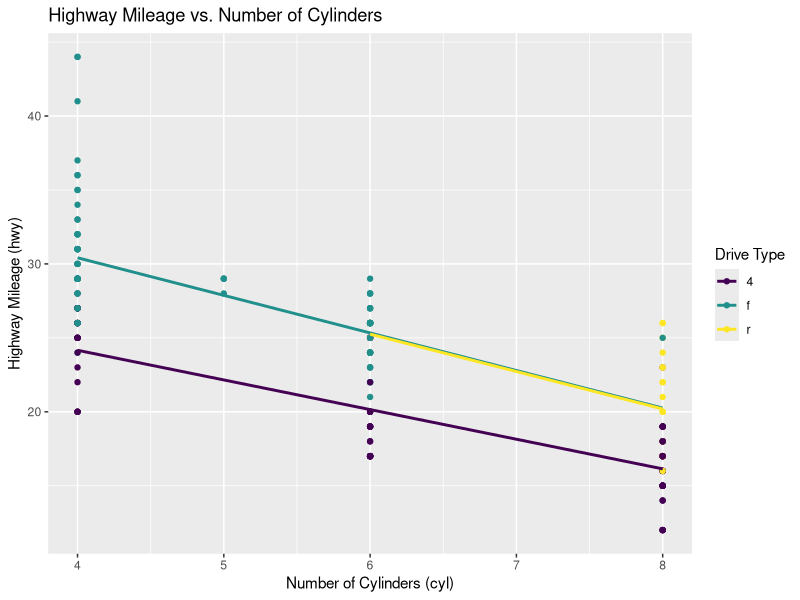
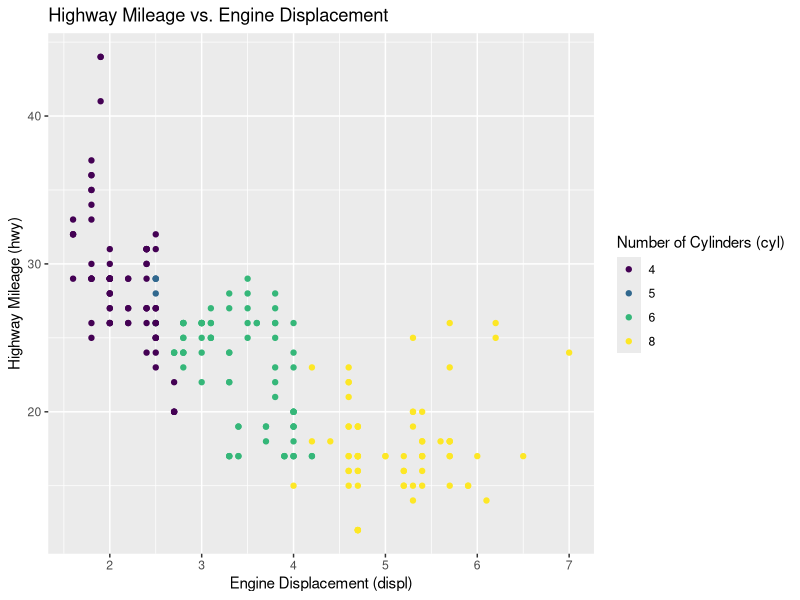
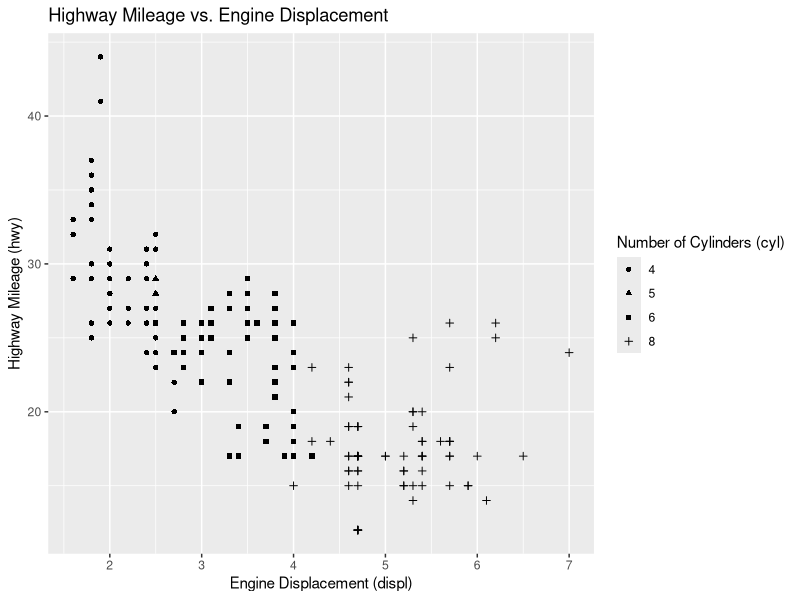
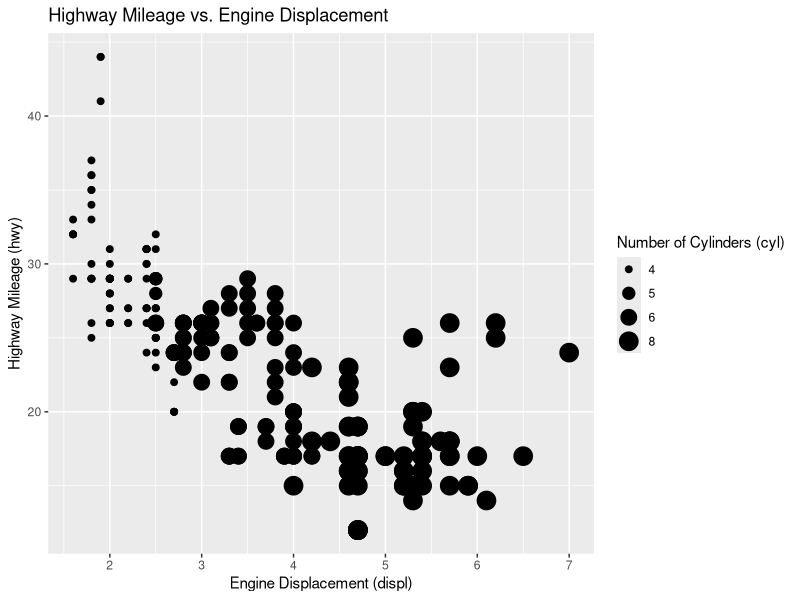
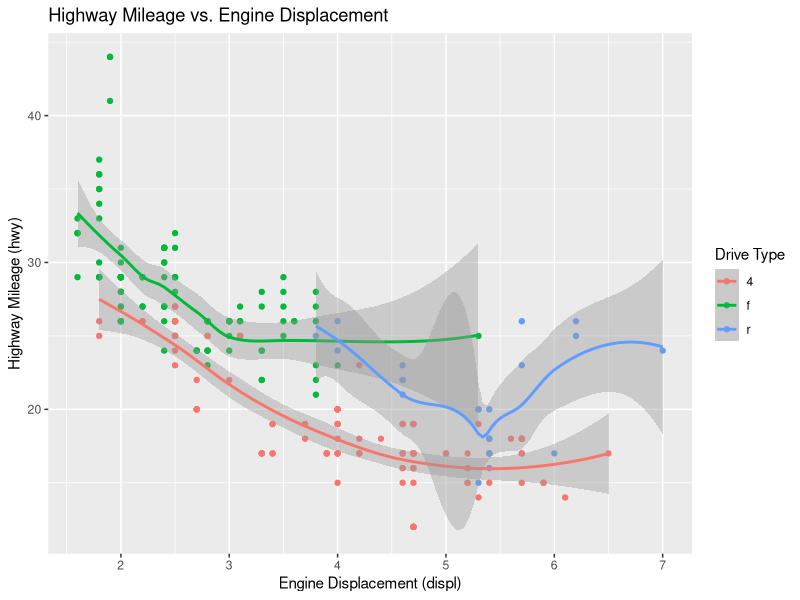
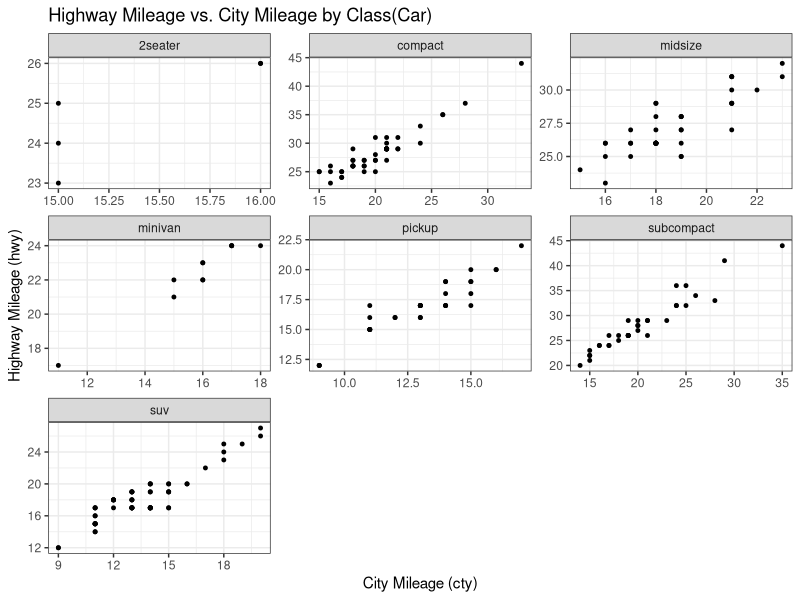
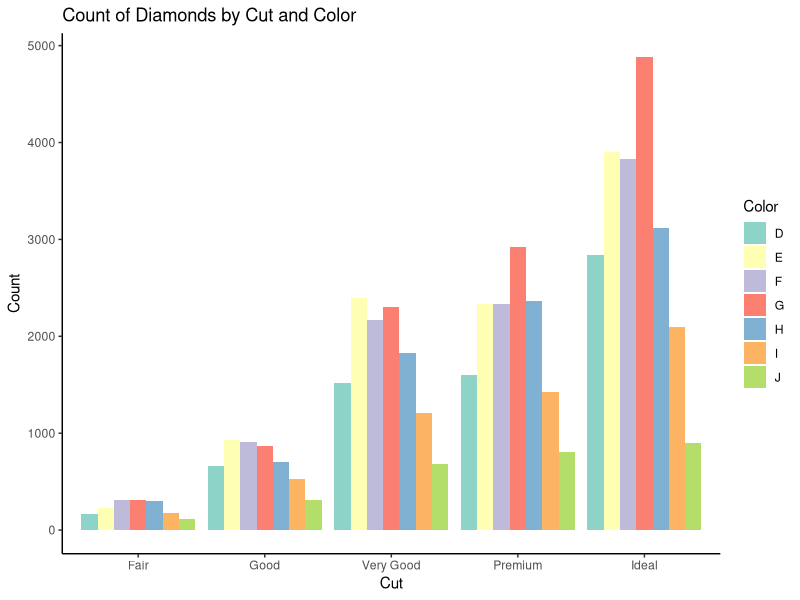
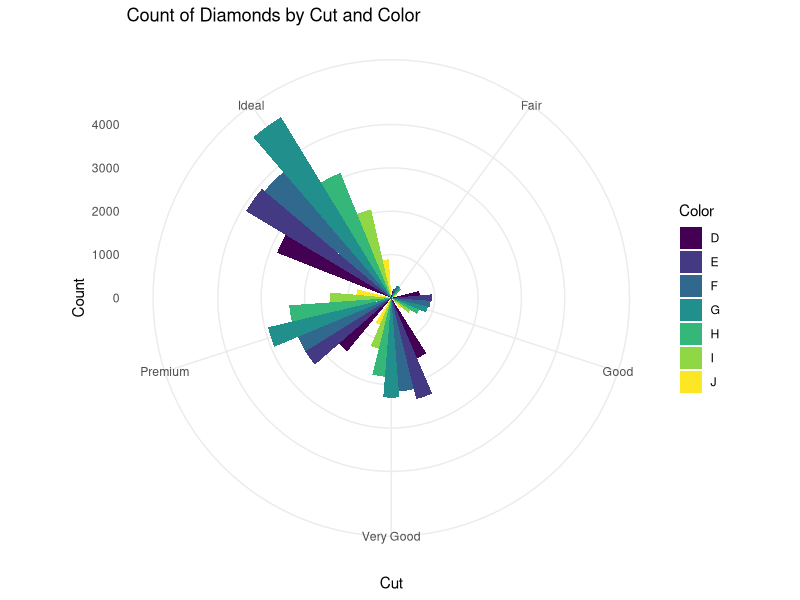

These charts were generated, in order, by the following R code:
library(ggplot2)
library(viridis)
library(RColorBrewer)
library(dplyr)
library(scales)

data("mpg")
# head(mpg)


#Analysis
cor(mpg[, c("cyl", "hwy")])
# Less cylinder more mileage

#ggplot(mtcars, aes(x = wt, y = mpg)) +
#  geom_point() +
 # geom_smooth(method = "lm", se = FALSE)

# Group by cylinder (drv)


# 1.a.
ggplot(mpg, aes(x = cyl, y = hwy, color = factor(drv))) +
  geom_point() +
  geom_smooth(method = "lm", se = FALSE) +
  scale_color_viridis(discrete = TRUE) +
  
  labs(
    title = "Highway Mileage vs. Number of Cylinders",
    x = "Number of Cylinders (cyl)",
    y = "Highway Mileage (hwy)",
    color = "Drive Type"
  )

# 1.b.
# Map cyl to color
ggplot(mpg, aes(x = displ, y = hwy, color = factor(cyl))) +
  geom_point() +
  scale_color_viridis(discrete = TRUE) +
  labs(
    title = "Highway Mileage vs. Engine Displacement",
    x = "Engine Displacement (displ)",
    y = "Highway Mileage (hwy)",
    color = "Number of Cylinders (cyl)"
  )

# Map cyl to shape
ggplot(mpg, aes(x = displ, y = hwy, shape = factor(cyl))) +
  geom_point() +
  labs(
    title = "Highway Mileage vs. Engine Displacement",
    x = "Engine Displacement (displ)",
    y = "Highway Mileage (hwy)",
    shape = "Number of Cylinders (cyl)"
  )

# Map cyl to size
ggplot(mpg, aes(x = displ, y = hwy, size = factor(cyl))) +
  geom_point() +
  labs(
    title = "Highway Mileage vs. Engine Displacement",
    x = "Engine Displacement (displ)",
    y = "Highway Mileage (hwy)",
    size = "Number of Cylinders (cyl)"
  )


# 1 c.
ggplot(mpg, aes(x = displ, y = hwy, color = factor(drv))) +
  geom_point() +
  stat_smooth() +
  labs(
    title = "Highway Mileage vs. Engine Displacement",
    x = "Engine Displacement (displ)",
    y = "Highway Mileage (hwy)",
    color = "Drive Type"
  )

# 1 d.
ggplot(mpg, aes(x = cty, y = hwy)) +
  geom_point(size = 1) +
  facet_wrap(. ~ class, scales = "free") +
  theme_bw() +
  labs(
    title = "Highway Mileage vs. City Mileage by Class(Car)",
    x = "City Mileage (cty)",
    y = "Highway Mileage (hwy)"
  )



# 2. a
data("diamonds")


data(diamonds)

# Create the bar plot
ggplot(diamonds, aes(x = cut, fill = color)) +
  geom_bar(position = "dodge") +
  scale_fill_brewer(palette = "Set3") +
  theme_classic() +
  labs(title = "Count of Diamonds by Cut and Color",
       x = "Cut",
       y = "Count",
       fill = "Color")

# 2 b 
ggplot(diamonds, aes(x = cut, fill = color)) +
  geom_bar(position = "dodge") +
  scale_fill_viridis_d() +
  theme_minimal() +
  labs(title = "Count of Diamonds by Cut and Color",
       x = "Cut",
       y = "Count",
       fill = "Color")+
    coord_polar(start=0)

#2c

# Calculate the average price for each combination of cut and color
avg_price <- diamonds %>%
  group_by(cut, color) %>%
  summarize(avg_price = mean(price))

# Create the heatmap
ggplot(avg_price, aes(x = cut, y = color, fill = avg_price)) +
  geom_tile() +
  scale_fill_gradient(low ='white', high = "purple", name = "Average Price") +
  labs(
    title = "Average Price of Diamonds by Cut and Color",
    x = "Cut",
    y = "Color"
  ) +
  theme_light() +
  theme(legend.position = "bottom")


# 3.
ggplot(economics, aes(x = date)) + 
  geom_area(aes(y = psavert, fill = "psavert"), alpha = 0.6) +  # Add area for psavert
  geom_area(aes(y = uempmed, fill = "uempmed"), alpha = 0.6) +  # Add area for uempmed
  scale_x_date(labels = date_format("%Y-%m")) +  # Format the date axis
  scale_fill_brewer(palette = "Set1") +  # Apply a color palette from RColorBrewer
  theme_dark() +  # Apply dark theme
  labs(title = "Personal Savings Rate and Median Duration of Unemployment Over Time",
       x = "Date",
       y = "Values",
       fill = "Variables") # Label the axes and legend

